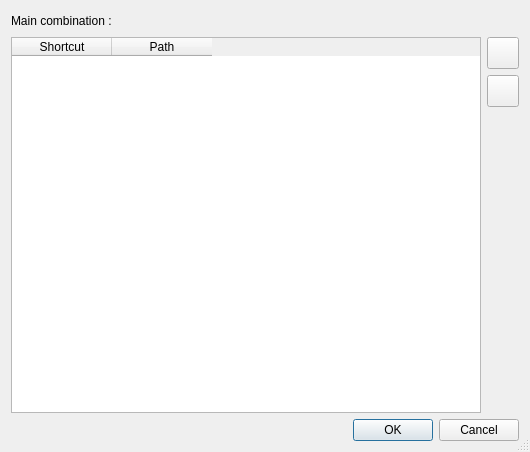
<?xml version="1.0" encoding="UTF-8"?>
<ui version="4.0">
 <class>Dialog</class>
 <widget class="QDialog" name="Dialog">
  <property name="geometry">
   <rect>
    <x>0</x>
    <y>0</y>
    <width>530</width>
    <height>452</height>
   </rect>
  </property>
  <property name="sizePolicy">
   <sizepolicy hsizetype="Expanding" vsizetype="Expanding">
    <horstretch>0</horstretch>
    <verstretch>0</verstretch>
   </sizepolicy>
  </property>
  <property name="windowTitle">
   <string>Sort Settings</string>
  </property>
  <property name="sizeGripEnabled">
   <bool>true</bool>
  </property>
  <layout class="QVBoxLayout" name="verticalLayout_2">
   <item>
    <layout class="QHBoxLayout" name="horizontalLayout">
     <item>
      <widget class="QLabel" name="label">
       <property name="text">
        <string>Main combination :</string>
       </property>
      </widget>
     </item>
     <item>
      <widget class="KKeySequenceWidget" name="kkeysequencewidget"/>
     </item>
     <item>
      <spacer name="horizontalSpacer">
       <property name="orientation">
        <enum>Qt::Horizontal</enum>
       </property>
       <property name="sizeHint" stdset="0">
        <size>
         <width>40</width>
         <height>20</height>
        </size>
       </property>
      </spacer>
     </item>
    </layout>
   </item>
   <item>
    <layout class="QHBoxLayout" name="horizontalLayout_2">
     <item>
      <widget class="QTableWidget" name="tableWidget">
       <property name="selectionMode">
        <enum>QAbstractItemView::SingleSelection</enum>
       </property>
       <property name="cornerButtonEnabled">
        <bool>false</bool>
       </property>
       <property name="columnCount">
        <number>2</number>
       </property>
       <attribute name="verticalHeaderVisible">
        <bool>false</bool>
       </attribute>
       <attribute name="verticalHeaderVisible">
        <bool>false</bool>
       </attribute>
       <column>
        <property name="text">
         <string>Shortcut</string>
        </property>
       </column>
       <column>
        <property name="text">
         <string>Path</string>
        </property>
       </column>
      </widget>
     </item>
     <item>
      <layout class="QVBoxLayout" name="verticalLayout">
       <item>
        <widget class="QPushButton" name="pushButton">
         <property name="sizePolicy">
          <sizepolicy hsizetype="Fixed" vsizetype="Fixed">
           <horstretch>0</horstretch>
           <verstretch>0</verstretch>
          </sizepolicy>
         </property>
         <property name="minimumSize">
          <size>
           <width>32</width>
           <height>32</height>
          </size>
         </property>
         <property name="maximumSize">
          <size>
           <width>32</width>
           <height>32</height>
          </size>
         </property>
         <property name="text">
          <string/>
         </property>
        </widget>
       </item>
       <item>
        <widget class="QPushButton" name="pushButton_2">
         <property name="sizePolicy">
          <sizepolicy hsizetype="Fixed" vsizetype="Fixed">
           <horstretch>0</horstretch>
           <verstretch>0</verstretch>
          </sizepolicy>
         </property>
         <property name="minimumSize">
          <size>
           <width>32</width>
           <height>32</height>
          </size>
         </property>
         <property name="maximumSize">
          <size>
           <width>32</width>
           <height>32</height>
          </size>
         </property>
         <property name="text">
          <string/>
         </property>
        </widget>
       </item>
       <item>
        <spacer name="verticalSpacer">
         <property name="orientation">
          <enum>Qt::Vertical</enum>
         </property>
         <property name="sizeHint" stdset="0">
          <size>
           <width>20</width>
           <height>40</height>
          </size>
         </property>
        </spacer>
       </item>
      </layout>
     </item>
    </layout>
   </item>
   <item>
    <widget class="QDialogButtonBox" name="buttonBox">
     <property name="sizePolicy">
      <sizepolicy hsizetype="Expanding" vsizetype="Preferred">
       <horstretch>0</horstretch>
       <verstretch>0</verstretch>
      </sizepolicy>
     </property>
     <property name="orientation">
      <enum>Qt::Horizontal</enum>
     </property>
     <property name="standardButtons">
      <set>QDialogButtonBox::Cancel|QDialogButtonBox::Ok</set>
     </property>
    </widget>
   </item>
  </layout>
 </widget>
 <customwidgets>
  <customwidget>
   <class>KKeySequenceWidget</class>
   <extends>QWidget</extends>
   <header>kkeysequencewidget.h</header>
  </customwidget>
 </customwidgets>
 <resources/>
 <connections>
  <connection>
   <sender>buttonBox</sender>
   <signal>accepted()</signal>
   <receiver>Dialog</receiver>
   <slot>accept()</slot>
   <hints>
    <hint type="sourcelabel">
     <x>257</x>
     <y>506</y>
    </hint>
    <hint type="destinationlabel">
     <x>157</x>
     <y>274</y>
    </hint>
   </hints>
  </connection>
  <connection>
   <sender>buttonBox</sender>
   <signal>rejected()</signal>
   <receiver>Dialog</receiver>
   <slot>reject()</slot>
   <hints>
    <hint type="sourcelabel">
     <x>325</x>
     <y>506</y>
    </hint>
    <hint type="destinationlabel">
     <x>286</x>
     <y>274</y>
    </hint>
   </hints>
  </connection>
 </connections>
 <slots>
  <slot>sortEnabled(bool)</slot>
 </slots>
</ui>
